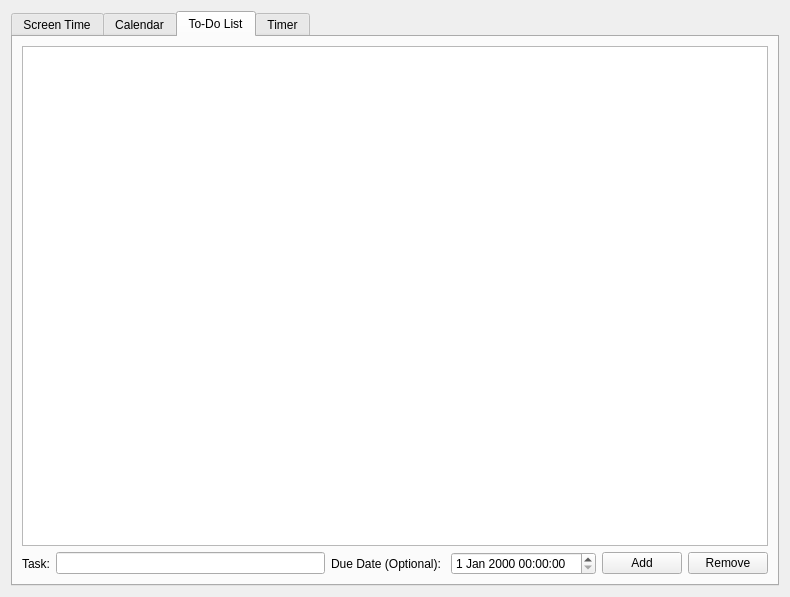
<?xml version="1.0" encoding="UTF-8"?>
<ui version="4.0">
 <class>main_window</class>
 <widget class="QWidget" name="main_window">
  <property name="geometry">
   <rect>
    <x>0</x>
    <y>0</y>
    <width>790</width>
    <height>597</height>
   </rect>
  </property>
  <property name="windowTitle">
   <string>Nudgy</string>
  </property>
  <layout class="QHBoxLayout" name="horizontalLayout">
   <item>
    <layout class="QHBoxLayout" name="horizontalLayout_2" stretch="0">
     <item>
      <widget class="QTabWidget" name="pages_tab_widget">
       <property name="currentIndex">
        <number>2</number>
       </property>
       <widget class="QWidget" name="screen_time_tab">
        <attribute name="title">
         <string>Screen Time</string>
        </attribute>
        <layout class="QHBoxLayout" name="horizontalLayout_8">
         <item>
          <layout class="QVBoxLayout" name="verticalLayout_4">
           <item>
            <widget class="QTableWidget" name="screen_time_table_widget">
             <attribute name="horizontalHeaderCascadingSectionResizes">
              <bool>false</bool>
             </attribute>
             <attribute name="horizontalHeaderStretchLastSection">
              <bool>true</bool>
             </attribute>
             <attribute name="verticalHeaderShowSortIndicator" stdset="0">
              <bool>false</bool>
             </attribute>
             <attribute name="verticalHeaderStretchLastSection">
              <bool>false</bool>
             </attribute>
             <column>
              <property name="text">
               <string>Application</string>
              </property>
             </column>
             <column>
              <property name="text">
               <string>Time</string>
              </property>
             </column>
            </widget>
           </item>
           <item>
            <layout class="QHBoxLayout" name="horizontalLayout_9" stretch="4,1">
             <item>
              <spacer name="horizontalSpacer">
               <property name="orientation">
                <enum>Qt::Horizontal</enum>
               </property>
               <property name="sizeHint" stdset="0">
                <size>
                 <width>40</width>
                 <height>20</height>
                </size>
               </property>
              </spacer>
             </item>
             <item>
              <widget class="QPushButton" name="update_screen_time_button">
               <property name="text">
                <string>Update</string>
               </property>
              </widget>
             </item>
            </layout>
           </item>
          </layout>
         </item>
        </layout>
       </widget>
       <widget class="QWidget" name="calendar_tab">
        <attribute name="title">
         <string>Calendar</string>
        </attribute>
        <layout class="QHBoxLayout" name="horizontalLayout_3">
         <item>
          <widget class="QCalendarWidget" name="calendar_widget"/>
         </item>
        </layout>
       </widget>
       <widget class="QWidget" name="to_do_tab">
        <attribute name="title">
         <string>To-Do List</string>
        </attribute>
        <layout class="QHBoxLayout" name="horizontalLayout_5">
         <item>
          <layout class="QVBoxLayout" name="verticalLayout">
           <item>
            <widget class="QListWidget" name="listWidget"/>
           </item>
           <item>
            <layout class="QHBoxLayout" name="horizontalLayout_4">
             <item>
              <widget class="QLabel" name="label">
               <property name="text">
                <string>Task:</string>
               </property>
              </widget>
             </item>
             <item>
              <widget class="QLineEdit" name="task_description_line_edit"/>
             </item>
             <item>
              <widget class="QLabel" name="label_2">
               <property name="text">
                <string>Due Date (Optional): </string>
               </property>
              </widget>
             </item>
             <item>
              <widget class="QDateTimeEdit" name="due_date_time_edit"/>
             </item>
             <item>
              <widget class="QPushButton" name="add_task_button">
               <property name="text">
                <string>Add</string>
               </property>
              </widget>
             </item>
             <item>
              <widget class="QPushButton" name="remove_task_button">
               <property name="text">
                <string>Remove</string>
               </property>
              </widget>
             </item>
            </layout>
           </item>
          </layout>
         </item>
        </layout>
       </widget>
       <widget class="QWidget" name="timer_tab">
        <attribute name="title">
         <string>Timer</string>
        </attribute>
        <layout class="QVBoxLayout" name="verticalLayout_3" stretch="1,0">
         <item>
          <widget class="QLabel" name="timer_label">
           <property name="font">
            <font>
             <pointsize>75</pointsize>
            </font>
           </property>
           <property name="text">
            <string/>
           </property>
           <property name="alignment">
            <set>Qt::AlignCenter</set>
           </property>
          </widget>
         </item>
         <item>
          <layout class="QHBoxLayout" name="horizontalLayout_7" stretch="2,2,0">
           <item>
            <widget class="QPushButton" name="start_stop_button">
             <property name="minimumSize">
              <size>
               <width>0</width>
               <height>50</height>
              </size>
             </property>
             <property name="font">
              <font>
               <pointsize>15</pointsize>
              </font>
             </property>
             <property name="text">
              <string>Start</string>
             </property>
            </widget>
           </item>
           <item>
            <widget class="QPushButton" name="pause_resume_button">
             <property name="minimumSize">
              <size>
               <width>0</width>
               <height>50</height>
              </size>
             </property>
             <property name="font">
              <font>
               <pointsize>15</pointsize>
              </font>
             </property>
             <property name="text">
              <string>Pause</string>
             </property>
            </widget>
           </item>
           <item>
            <widget class="QLineEdit" name="start_time_line_edit">
             <property name="minimumSize">
              <size>
               <width>0</width>
               <height>50</height>
              </size>
             </property>
             <property name="font">
              <font>
               <pointsize>20</pointsize>
              </font>
             </property>
             <property name="text">
              <string/>
             </property>
             <property name="alignment">
              <set>Qt::AlignCenter</set>
             </property>
            </widget>
           </item>
          </layout>
         </item>
        </layout>
       </widget>
      </widget>
     </item>
    </layout>
   </item>
  </layout>
 </widget>
 <resources/>
 <connections/>
</ui>
